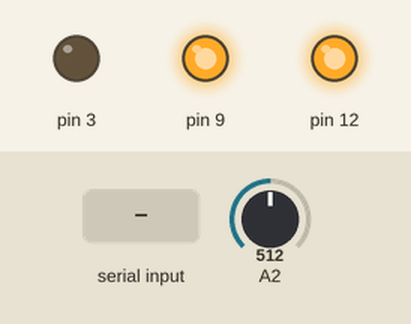
Recording of a sketch running on a simulated Arduino Uno, built with avr-gcc and run on an emulated ATmega328P. Parts: output pins drawn as LEDs (lit = HIGH). Inputs (shaded band) come from the test bench; at power-on: A2 = 512. What the sketch prints to the serial monitor is not drawn.

Above: at 1.2 s.
1.3 s: "90,45,200;" received over Serial
At 2.2 s:
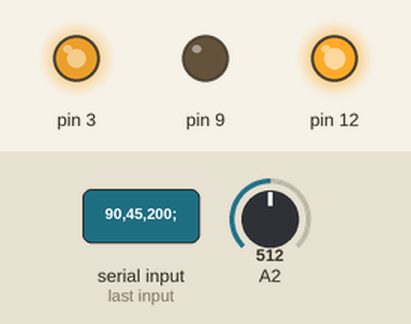
2.8 s: A2 set to 119
4.3 s: A2 set to 105
At 5.5 s:
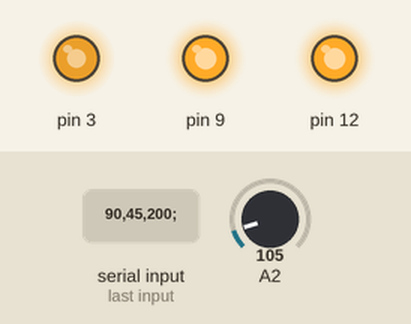
5.8 s: "200;" received over Serial
At 6.7 s:
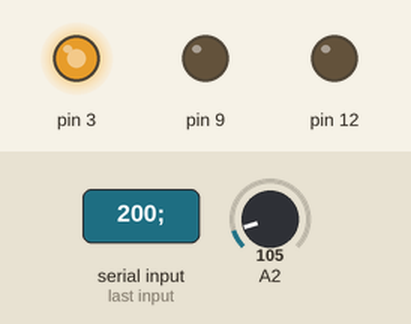
7.3 s: "30,150,10;" received over Serial
At 8.0 s:
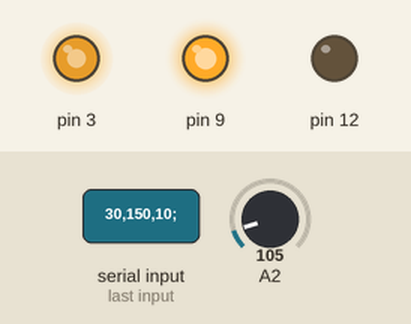
8.8 s: "90,45;" received over Serial
At 10.2 s:
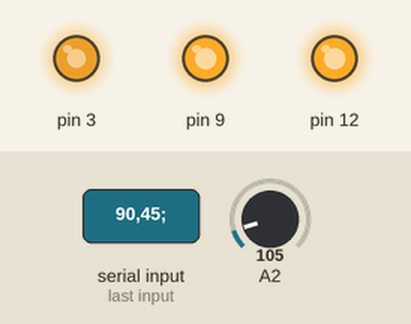
Timing chart, 0 to 11.3 s (numbered marks = the images above; inputs shaded):
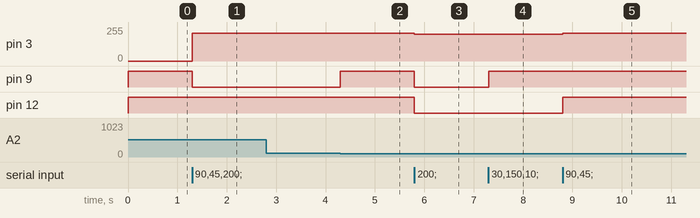

The sketch:

Unity_test_181112.ino
```cpp
#define SPEED1 240  // スライダを伸ばす場合（仮想物体を上向きになぞる場合）
#define SPEED2 200  // スライダを縮める場合
#define SPEED3 210  // スライダを押しとどめる場合（仮想物体を下向きになぞっている際にめり込んだ場合）
#define JITTER 20    // スライダが正しい位置に移動したかを判定する閾値

int slide;        // 受信したデータ（スライダを移動させる位置）
int speed_level;  // 指定したモータの回転速度（現在未使用）
int diff;         // 指定されたスライダの位置と現在の位置の差
int preSlide;


void setup() {
  Serial.begin(38400);
  // モーターAの制御用ピン設定
  pinMode(12, OUTPUT); // 回転方向 (HIGH/LOW)
  pinMode(9, OUTPUT); // ブレーキ (HIGH/LOW)
  pinMode(3, OUTPUT); // PWMによるスピード制御 (0-255)

  digitalWrite(12, HIGH);
  digitalWrite(9, HIGH);
  //analogWrite(3, SPEED1);

  //speed_level = SPEED1;
}

void loop() {
  if ( Serial.available() ) {
    //key_move(str);

    String str = Serial.readStringUntil(';');
    slide = str.toInt();
    //Serial.println("1");

    if(slide >= 0){
      slide_device();
    }else{
      //speed_change(slide);
    }
  }

  //int v = analogRead(A2);
  //Serial.println(v);
  //Serial.println(speed_level);
  Serial.println(1);
}

void slide_device(){
  int vr = analogRead(A2); //A2にボリューム部の2ピンを接続。1=5V,0=GND

  if(vr > slide){     // モーターA: 正転（伸びる場合）
    digitalWrite(12, HIGH);
    digitalWrite(9, LOW);

    if(preSlide < slide){
      speed_level = SPEED3;
    }
    else{
      speed_level = SPEED1;
    }

    //speed_level = SPEED1;

    analogWrite(3, speed_level);

    while(vr > slide){    // 受信したデータよりスライダの位置が大きい場合
      vr = analogRead(A2);
      diff = vr - slide;
      if(-JITTER < diff && diff < JITTER){  // 一定の閾値以内であれば指定の位置まで移動したとみなす
        break;
      }
      else if(diff < -(JITTER + 40)){   // めり込みすぎた場合に押し返す力を最大限にする
        speed_level = 255;
        analogWrite(3, speed_level);
      }
      if ( Serial.available() ) {   // 上記で制止しなかったとしても，伸縮距離が変更されているかもしれないので再度データを受信
        String str = Serial.readStringUntil(';');
        preSlide = slide;
        slide = str.toInt();

        if(slide < 0){  // デバイスがめり込んだ状態で仮想物体から離れた場合
          break;
        }
      }
      delay(1);
    }
    digitalWrite(9, HIGH);
  }else if(vr < slide){     // モーターA: 逆転（縮む場合）
    digitalWrite(12, LOW);
    digitalWrite(9, LOW);
    //analogWrite(3, SPEED2);

    speed_level = SPEED2;
    analogWrite(3, speed_level);

    while(vr < slide){    // 受信したデータよりスライダの位置が小さい場合
      vr = analogRead(A2);
      int diff = vr - slide;
      if(-JITTER < diff && diff < JITTER){  // 一定の閾値以内であれば指定の位置まで移動したとみなす
        break;
      }
      if ( Serial.available() ) {   // 上記で制止しなかったとしても，伸縮距離が変更されているかもしれないので再度データを受信
        String str = Serial.readStringUntil(';');
        preSlide = slide;
        slide = str.toInt();

        if(slide < 0){  // デバイスがめり込んだ状態で仮想物体から離れた場合
          break;
        }
      }
      delay(1);
    }
    digitalWrite(9, HIGH);
  }
  preSlide = slide;
}

void speed_change(int speedFlag){
  if(speedFlag == -1){
    digitalWrite(9, HIGH);
  }else if(speedFlag == -2){
    speed_level = SPEED1;
  }else if(speedFlag == -3){
    speed_level = SPEED2;
  }
}

//void key_move(char mode){
//  int vr = analogRead(A2); //A2にボリューム部の2ピンを接続。1=5V,0=GND
//
//  switch (mode) {
//    case '0' :
//      digitalWrite(12, HIGH);
//      digitalWrite(9, LOW);
//      while(vr > 0){
//        analogWrite(3, SPEED1);
//        vr = analogRead(A2);
//      }
//      digitalWrite(12, HIGH);
//      digitalWrite(9, HIGH);
//      analogWrite(3, SPEED1);
//      break;
//    case '1' :
//      digitalWrite(12, LOW);
//      digitalWrite(9, LOW);
//      while(vr < 512){
//        analogWrite(3, SPEED1);
//        vr = analogRead(A2);
//      }
//      digitalWrite(12, HIGH);
//      digitalWrite(9, HIGH);
//      analogWrite(3, SPEED1);
//      break;
//    case '2' :
//      digitalWrite(12, HIGH);
//      digitalWrite(9, HIGH);
//      break;
//  }
//
//  delay(10);
//}
```

Measured:
- the behaviour switches between 110 and 109 on A2 (found by bisection; images 1 and 2)
- after the input at 1.3 s, pin 3: 0/255 → 210/255 at once; pin 9: HIGH → LOW at once
- after the input at 4.3 s, pin 9: LOW → HIGH at once
- after the input at 5.8 s, pin 3: 210/255 → 200/255 at once; pin 9, pin 12: HIGH → LOW at once
- after the input at 7.3 s, pin 9: LOW → HIGH at once
- after the input at 8.8 s, pin 3: 200/255 → 210/255 at once; pin 12: LOW → HIGH at once
